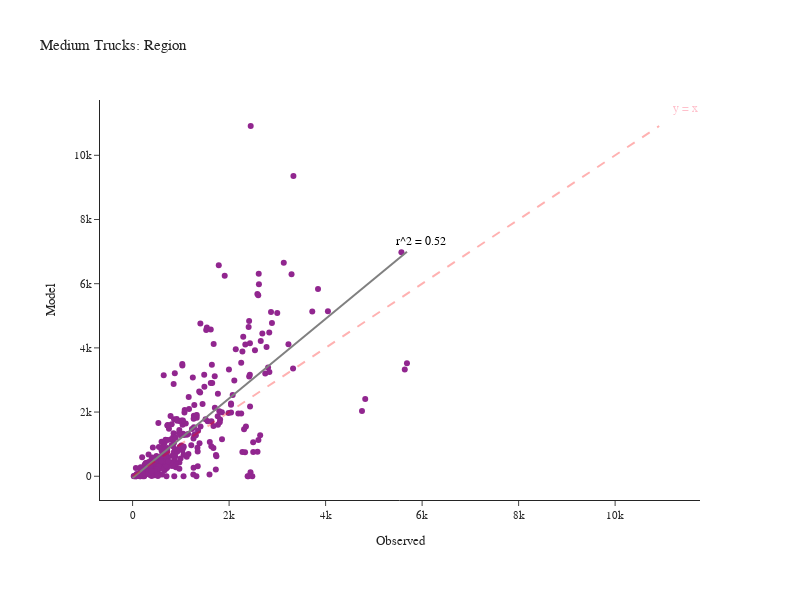

The code cell stored with this chart in its notebook:
### Code cell
fig = create_truck_chart(df_daily_med, 'Medium')
fig.show()

### Figure 1 — Plotly figure (JSON) as saved in the notebook; plotly's stock layout.template omitted (floating-point values rounded to 4 significant figures; data arrays with more than 128 entries replaced by an {"elided": "..."} marker saying what was removed)
{"data": [{"customdata": {"elided": "348x2 str values"}, "hovertemplate": "Observed=%{x}<br>Model=%{y}<br>location=%{customdata[0]}<br>County=%{customdata[1]}<extra></extra>", "legendgroup": "", "line": {"color": "Grey", "width": 2}, "marker": {"color": "#91268F", "symbol": "circle"}, "mode": "markers", "name": "", "orientation": "v", "showlegend": false, "type": "scatter", "x": {"elided": "348 int values"}, "xaxis": "x", "y": {"elided": "348 int values"}, "yaxis": "y"}, {"hovertemplate": "Observed=%{x}<br>Model=%{y}<extra></extra>", "legendgroup": "", "line": {"color": "Grey", "dash": "solid", "width": 2}, "marker": {"symbol": "circle"}, "mode": "lines", "name": "", "orientation": "v", "showlegend": false, "type": "scatter", "x": [0.0, 57.43, 114.9, 172.3, 229.7, 287.2, 344.6, 402.0, 459.5, 516.9, 574.3, 631.8, 689.2, 746.6, 804.1, 861.5, 918.9, 976.4, 1034.0, 1091.0, 1149.0, 1206.0, 1264.0, 1321.0, 1378.0, 1436.0, 1493.0, 1551.0, 1608.0, 1666.0, 1723.0, 1780.0, 1838.0, 1895.0, 1953.0, 2010.0, 2068.0, 2125.0, 2183.0, 2240.0, 2297.0, 2355.0, 2412.0, 2470.0, 2527.0, 2585.0, 2642.0, 2699.0, 2757.0, 2814.0, 2872.0, 2929.0, 2987.0, 3044.0, 3101.0, 3159.0, 3216.0, 3274.0, 3331.0, 3389.0, 3446.0, 3503.0, 3561.0, 3618.0, 3676.0, 3733.0, 3791.0, 3848.0, 3906.0, 3963.0, 4020.0, 4078.0, 4135.0, 4193.0, 4250.0, 4308.0, 4365.0, 4422.0, 4480.0, 4537.0, 4595.0, 4652.0, 4710.0, 4767.0, 4824.0, 4882.0, 4939.0, 4997.0, 5054.0, 5112.0, 5169.0, 5227.0, 5284.0, 5341.0, 5399.0, 5456.0, 5514.0, 5571.0, 5629.0, 5686.0], "xaxis": "x", "y": [-52.88, 18.29, 89.46, 160.6, 231.8, 303.0, 374.2, 445.3, 516.5, 587.7, 658.8, 730.0, 801.2, 872.4, 943.5, 1015.0, 1086.0, 1157.0, 1228.0, 1299.0, 1371.0, 1442.0, 1513.0, 1584.0, 1655.0, 1726.0, 1798.0, 1869.0, 1940.0, 2011.0, 2082.0, 2153.0, 2225.0, 2296.0, 2367.0, 2438.0, 2509.0, 2580.0, 2652.0, 2723.0, 2794.0, 2865.0, 2936.0, 3008.0, 3079.0, 3150.0, 3221.0, 3292.0, 3363.0, 3435.0, 3506.0, 3577.0, 3648.0, 3719.0, 3790.0, 3862.0, 3933.0, 4004.0, 4075.0, 4146.0, 4217.0, 4289.0, 4360.0, 4431.0, 4502.0, 4573.0, 4644.0, 4716.0, 4787.0, 4858.0, 4929.0, 5000.0, 5071.0, 5143.0, 5214.0, 5285.0, 5356.0, 5427.0, 5499.0, 5570.0, 5641.0, 5712.0, 5783.0, 5854.0, 5926.0, 5997.0, 6068.0, 6139.0, 6210.0, 6281.0, 6353.0, 6424.0, 6495.0, 6566.0, 6637.0, 6708.0, 6780.0, 6851.0, 6922.0, 6993.0], "yaxis": "y"}], "layout": {"annotations": [{"align": "right", "font": {"color": "pink", "size": 12}, "showarrow": false, "text": "y = x", "x": 11460.0, "y": 11460.0}, {"align": "right", "font": {"color": "black", "size": 12}, "showarrow": false, "text": "r^2 = 0.52", "x": 5970.0, "y": 7343.0}], "height": 600, "legend": {"tracegroupgap": 0}, "margin": {"b": 100, "l": 100, "r": 100, "t": 100}, "shapes": [{"line": {"color": "Red", "dash": "dash", "width": 2}, "type": "line", "x0": 0, "x1": 10913, "y0": 0, "y1": 10913}], "title": {"text": "Medium Trucks: Region"}, "width": 800, "xaxis": {"anchor": "y", "domain": [0.0, 1.0], "title": {"text": "Observed"}}, "yaxis": {"anchor": "x", "domain": [0.0, 1.0], "title": {"text": "Model"}}}}
